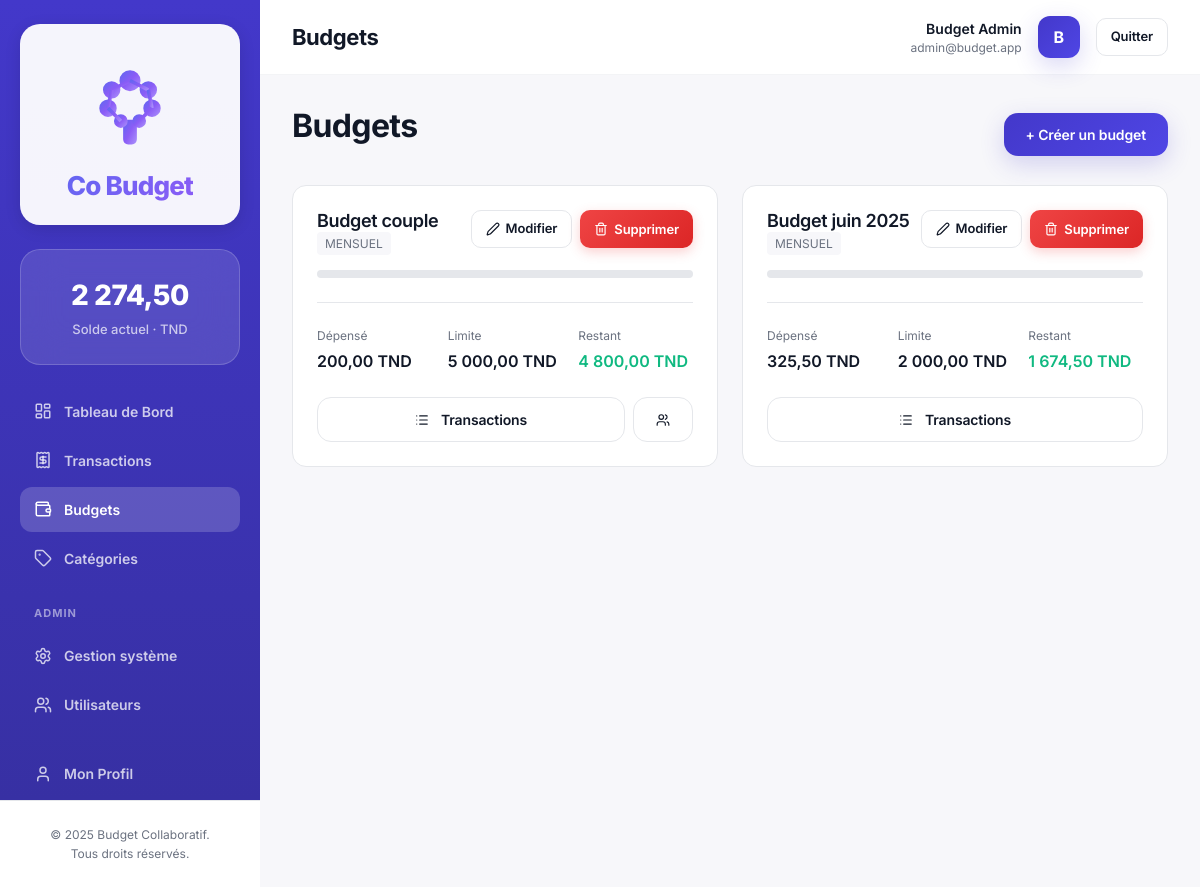
The page /modules/budgets/list.php (signed in) on the database its author committed.
### tables this page shows
CREATE TABLE IF NOT EXISTS budgets (
  id INT PRIMARY KEY AUTO_INCREMENT,
  nom VARCHAR(150) NOT NULL,
  montant_limite DECIMAL(10, 2) NOT NULL,
  devise VARCHAR(3) DEFAULT 'TND',
  periode ENUM('hebdomadaire', 'mensuel', 'personnalise') DEFAULT 'mensuel',
  date_debut DATE NOT NULL,
  date_fin DATE,
  est_partage BOOLEAN DEFAULT FALSE,
  id_createur INT NOT NULL,
  date_creation TIMESTAMP DEFAULT CURRENT_TIMESTAMP,
  updated_at TIMESTAMP DEFAULT CURRENT_TIMESTAMP ON UPDATE CURRENT_TIMESTAMP,
  FOREIGN KEY (id_createur) REFERENCES utilisateurs(id) ON DELETE CASCADE,
  INDEX idx_createur (id_createur),
  INDEX idx_partage (est_partage),
  INDEX idx_periode (periode)
);

### helpers/auth_helper.php (called while the page is built, shortened)
<?php
function getCurrentUser() {
    return $_SESSION['user'] ?? null;
}
function isGuest() {
    $user = getCurrentUser();
    return $user && ($user['role'] === ROLE_GUEST || !empty($user['is_guest']));
}

### helpers/format_helper.php (called while the page is built, shortened)
<?php
function formatMoney($amount, $currency = 'TND') {
    $formatted = number_format((float) $amount, 2, ',', ' ');
    return $formatted . ' ' . $currency;
}
function getPercentageClass($consumed, $limit) {
    $percentage = ($consumed / $limit) * 100;
    if ($percentage < 50) {
        return 'bg-green-500';
    } elseif ($percentage < 80) {
        return 'bg-yellow-500';
    } else {
        return 'bg-red-500';
    }
}

### modules/budgets/list.php (the view, shortened to what this page needs)
<?php
require_once '../../config/database.php';
require_once '../../helpers/auth_helper.php';
require_once '../../helpers/format_helper.php';
$userId = getCurrentUserId();
try {
    $query = 'SELECT DISTINCT b.* FROM budgets b
              LEFT JOIN budget_membres bm ON b.id = bm.id_budget
              WHERE b.id_createur = ? OR bm.id_utilisateur = ?
              ORDER BY b.date_creation DESC';
    $stmt = $pdo->prepare($query);
    $stmt->execute([$userId, $userId]);
    $budgets = $stmt->fetchAll();
    $budgetsWithStats = [];
    foreach ($budgets as $budget) {
        $transStmt = $pdo->prepare(
            'SELECT SUM(montant) as total FROM transactions
             WHERE id_budget = ? AND type = "depense"'
        );
        $transStmt->execute([$budget['id']]);
        $spending = $transStmt->fetch()['total'] ?? 0;
        $budget['spending'] = $spending;
        $budget['percentage'] = $budget['montant_limite'] > 0
            ? round(($spending / $budget['montant_limite']) * 100)
            : 0;
        $budgetsWithStats[] = $budget;
    }
} catch (PDOException $e) {
    error_log('Database error: ' . $e->getMessage());
    $budgetsWithStats = [];
}
require_once '../../views/layouts/header.php';
?>
<div style="margin-bottom: var(--spacing-lg);">
    <div class="flex-between" style="margin-bottom: var(--spacing-lg);">
        <h1>Budgets</h1>
        <?php if (!isGuest()): ?>
            <a href="<?php echo BASE_URL; ?>/modules/budgets/create.php" class="btn btn-primary">
                + Créer un budget
            </a>
        <?php endif; ?>
    </div>
</div>
<?php if (empty($budgetsWithStats)): ?>
    <div class="card" style="text-align: center; padding: var(--spacing-xl);">
        <p class="text-muted">Aucun budget pour le moment.</p>
        <?php if (!isGuest()): ?>
            <a href="<?php echo BASE_URL; ?>/modules/budgets/create.php" class="btn btn-primary" style="margin-top: var(--spacing-lg);">
                Créer votre premier budget
            </a>
        <?php endif; ?>
    </div>
<?php else: ?>
    <div class="budget-list">
        <?php foreach ($budgetsWithStats as $budget):
            $percentageClass = getPercentageClass($budget['spending'], $budget['montant_limite']);
            $isOwner = $budget['id_createur'] === $userId;
            $progressPercentage = min($budget['percentage'], 100);
        ?>
            <div class="budget-card">
                <div class="budget-header">
                    <div>
                        <h3 class="budget-title"><?php echo htmlspecialchars($budget['nom']); ?></h3>
                        <span class="budget-period"><?php echo ucfirst($budget['periode']); ?></span>
                    </div>
                    <?php if ($isOwner && !isGuest()): ?>
                        <div style="display: flex; gap: var(--spacing-sm);">
                            <a href="<?php echo BASE_URL; ?>/modules/budgets/edit.php?id=<?php echo $budget['id']; ?>" class="btn btn-secondary btn-sm" title="Modifier" style="display: inline-flex; align-items: center; gap: 6px;">
                                <i data-lucide="edit-2" style="width: 14px; height: 14px;"></i> Modifier
                            </a>
                            <button type="button" class="btn btn-danger btn-sm js-delete-btn" data-url="<?php echo BASE_URL; ?>/modules/budgets/delete.php?id=<?php echo $budget['id']; ?>" data-message="Êtes-vous sûr de vouloir supprimer ce budget ?" title="Supprimer" style="display: inline-flex; align-items: center; gap: 6px;">
                                <i data-lucide="trash-2" style="width: 14px; height: 14px;"></i> Supprimer
                            </button>
                        </div>
                    <?php endif; ?>
                </div>
                <div class="budget-progress-bar">
                    <div
                        class="budget-progress-fill <?php echo $percentageClass; ?>"
                        style="width: <?php echo $progressPercentage; ?>%;"
                    ></div>
                </div>
                <div class="budget-stats">
                    <div class="budget-stat">
                        <span class="budget-stat-label">Dépensé</span>
                        <span class="budget-stat-value">
                            <?php echo formatMoney($budget['spending'], $budget['devise']); ?>
                        </span>
                    </div>
                    <div class="budget-stat">
                        <span class="budget-stat-label">Limite</span>
                        <span class="budget-stat-value">
                            <?php echo formatMoney($budget['montant_limite'], $budget['devise']); ?>
                        </span>
                    </div>
                    <div class="budget-stat">
                        <span class="budget-stat-label">Restant</span>
                        <span class="budget-stat-value" style="color: <?php echo $budget['spending'] > $budget['montant_limite'] ? '#EF4444' : '#10B981'; ?>">
                            <?php echo formatMoney(max(0, $budget['montant_limite'] - $budget['spending']), $budget['devise']); ?>
                        </span>
                    </div>
                </div>
                <div class="budget-actions">
                    <a href="<?php echo BASE_URL; ?>/modules/transactions/list.php?budget=<?php echo $budget['id']; ?>" class="btn btn-secondary" style="flex: 1;">
                        <i data-lucide="list" style="width: 14px; height: 14px; margin-right: 4px;"></i>
                        Transactions
                    </a>
                    <?php if ($budget['est_partage'] && $isOwner): ?>
                        <a href="<?php echo BASE_URL; ?>/modules/budgets/members.php?id=<?php echo $budget['id']; ?>" class="btn btn-secondary">
                            <i data-lucide="users" style="width: 14px; height: 14px;"></i>
                        </a>
                    <?php endif; ?>
                </div>
            </div>
        <?php endforeach; ?>
    </div>
<?php endif; ?>
<?php require_once '../../views/layouts/footer.php'; ?>

### assets/css/global.css (style rules this page uses)
:root { --color-primary: #4338CA; --color-primary-light: #4F46E5; --color-primary-hover: #3730A3; --color-primary-bg: #EEF2FF; --color-secondary: #4FC3F7; --color-coral: #FF8A8A; --color-bg: #F7F7FA; --color-bg-secondary: #FFFFFF; --color-surface: #FFFFFF; --color-bg-beige: #F5E9D8; --color-border: #E5E7EB; --color-border-light: #F3F4F6; --color-text-primary: #111827; --color-text-secondary: #6B7280; --color-text-tertiary: #9CA3AF; --color-success: #10B981; --color-success-light: #D1FAE5; --color-danger: #EF4444; --color-danger-light: #FEE2E2; --color-warning: #F59E0B; --color-warning-light: #FEF3C7; --color-info: #4FC3F7; --color-info-light: #E0F2FE; --color-accent: #4338CA; --color-accent-dark: #3730A3; --color-accent-light: #EEF2FF; --font-body: 'Inter', -apple-system, BlinkMacSystemFont, 'SF Pro Display', sans-serif; --font-heading: 'Inter', -apple-system, BlinkMacSystemFont, 'SF Pro Display', sans-serif; --radius-sm: 8px; --radius: 14px; --radius-lg: 20px; --radius-xl: 24px; --radius-2xl: 28px; --shadow-xs: 0 1px 2px rgba(17, 24, 39, 0.04); --shadow-sm: 0 1px 3px rgba(17, 24, 39, 0.06); --shadow: 0 4px 12px rgba(17, 24, 39, 0.04); --shadow-md: 0 8px 24px rgba(17, 24, 39, 0.06); --shadow-lg: 0 16px 40px rgba(17, 24, 39, 0.08); --shadow-xl: 0 24px 60px rgba(17, 24, 39, 0.1); --shadow-indigo: 0 8px 24px rgba(67, 56, 202, 0.2); --spacing-xs: 4px; --spacing-sm: 8px; --spacing-base: 16px; --spacing-lg: 24px; --spacing-xl: 32px; --spacing-2xl: 48px; --transition: all 200ms cubic-bezier(0.4, 0, 0.2, 1); }
* { margin: 0; padding: 0; box-sizing: border-box; }
html { scroll-behavior: smooth; -webkit-font-smoothing: antialiased; -moz-osx-font-smoothing: grayscale; }
body { font-family: var(--font-body); background-color: var(--color-bg); color: var(--color-text-primary); line-height: 1.5; font-size: 15px; font-weight: 400; width: 100%; min-height: 100vh; }
html { width: 100%; }
h1, h2, h3, h4, h5, h6 { font-family: var(--font-heading); font-weight: 700; line-height: 1.2; margin-bottom: var(--spacing-base); color: var(--color-text-primary); letter-spacing: -0.02em; }
h1 { font-size: 32px; font-weight: 700; }
h3 { font-size: 20px; font-weight: 600; }
a { color: var(--color-primary); text-decoration: none; transition: var(--transition); }
.flex-between { display: flex; justify-content: space-between; align-items: center; }
.btn { display: inline-flex; align-items: center; justify-content: center; gap: 8px; padding: 11px 22px; border: none; border-radius: var(--radius); font-size: 14px; font-weight: 600; cursor: pointer; transition: var(--transition); white-space: nowrap; text-decoration: none; letter-spacing: -0.01em; font-family: var(--font-body); }
.btn-primary { background: linear-gradient(135deg, var(--color-primary) 0%, var(--color-primary-light) 100%); color: #FFFFFF; box-shadow: var(--shadow-indigo); }
.btn-secondary { background-color: var(--color-surface); border: 1px solid var(--color-border); color: var(--color-text-primary); }
.btn-danger { background: linear-gradient(135deg, #EF4444 0%, #DC2626 100%); color: white; box-shadow: 0 4px 12px rgba(239, 68, 68, 0.25); }
.btn-sm { padding: 8px 14px; font-size: 13px; border-radius: 10px; }

### rows shown on the page
budgets: nom "Budget couple", periode "MENSUEL", devise "200,00 TND", montant_limite+devise "5 000,00 TND", formatMoney(max(0, $budget['montant_limite'] - $budget['spending']), $budget['devise']) "4 800,00 TND"
budgets: nom "Budget juin 2025", periode "MENSUEL", devise "325,50 TND", montant_limite+devise "2 000,00 TND", formatMoney(max(0, $budget['montant_limite'] - $budget['spending']), $budget['devise']) "1 674,50 TND"

### other values the page prints
$currentBalance "2 274,50"
$item['label'] "Tableau de Bord"
$item['label'] "Transactions"
$item['label'] "Budgets"
$item['label'] "Catégories"
$item['label'] "Gestion système"
$item['label'] "Utilisateurs"
$pageTitle "Budgets"
$user['prenom'] "Budget"
$user['nom'] "Admin"
$user['email'] "admin@budget.app"
substr($user['prenom'], 0, 1) "B"
APP_NAME "Budget Collaboratif"
